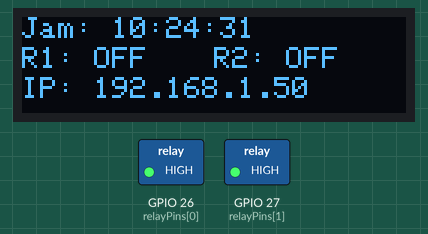
Recording of a sketch running on a simulated ESP32. Shown: 128×32 one-colour display, switched loads named in the sketch (green lamp = pin HIGH). WiFi joins after 1.5 s; servers stay silent unless stated; network time is answered at once with the bench clock; the local clock reads 2024-03-15 10:24:30 at power-on unless the sketch sets it; EEPROM starts erased; what the sketch prints to the serial monitor is not drawn.

Above: at 1.6 s.
At 5.7 s:
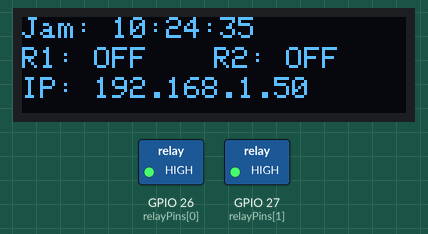
At 10.8 s:
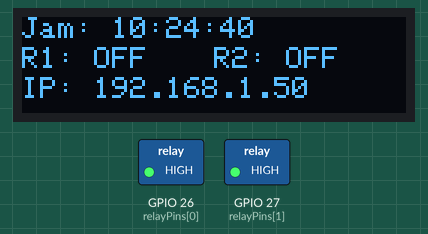
At 19.9 s:
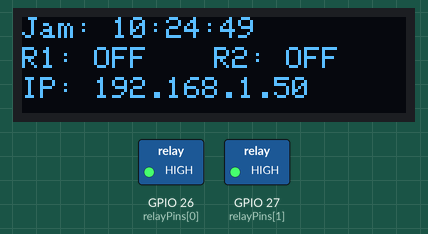
At 29.0 s:
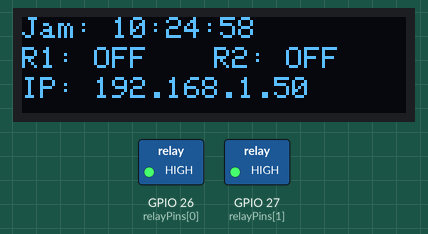
At 38.1 s:
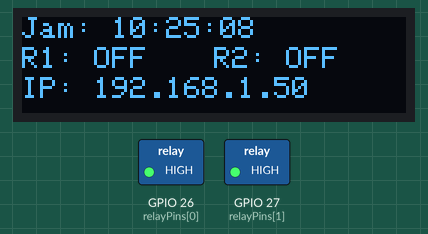

The sketch:

relay_web_control___oled_v1.ino
```cpp
//By: Zahid
//instagram: mochskiz
//relay in 1 pin : gpio 26
//relay in 2 pin : gpio 27
//sda oled : gpio 21
//scl oled : gpio 22

#include <WiFi.h>
#include <AsyncTCP.h>
#include <ESPAsyncWebServer.h>
#include <NTPClient.h>
#include <WiFiUdp.h>
#include <EEPROM.h>
#include <Wire.h>
#include <Adafruit_GFX.h>
#include <Adafruit_SSD1306.h>

#define SCREEN_WIDTH 128
#define SCREEN_HEIGHT 32
#define OLED_RESET -1
Adafruit_SSD1306 display(SCREEN_WIDTH, SCREEN_HEIGHT, &Wire, OLED_RESET);

#define EEPROM_SIZE 32

const char* ssid = "NAMA_WIFI_KAMU"; //ganti dengan anama dan password wifi yang ingin di hubungkan
const char* password = "PASSWORD_WIFI_KAMU";

const int relayPins[2] = {26, 27};

WiFiUDP ntpUDP;
NTPClient timeClient(ntpUDP, "pool.ntp.org", 25200); // WIB (UTC+7)
AsyncWebServer server(80);

bool manualMode[2] = {false, false};
bool relayState[2] = {false, false};
int onHour[2], onMinute[2], onSecond[2];
int offHour[2], offMinute[2], offSecond[2];

void setupRelayPins() {
  for (int i = 0; i < 2; i++) {
    pinMode(relayPins[i], OUTPUT);
    digitalWrite(relayPins[i], HIGH); // Aktif LOW
  }
}

void loadSettings() {
  EEPROM.begin(EEPROM_SIZE);
  for (int i = 0; i < 2; i++) {
    onHour[i] = EEPROM.read(i * 6);
    onMinute[i] = EEPROM.read(i * 6 + 1);
    onSecond[i] = EEPROM.read(i * 6 + 2);
    offHour[i] = EEPROM.read(i * 6 + 3);
    offMinute[i] = EEPROM.read(i * 6 + 4);
    offSecond[i] = EEPROM.read(i * 6 + 5);
  }
  EEPROM.end();
}

void saveSettings() {
  EEPROM.begin(EEPROM_SIZE);
  for (int i = 0; i < 2; i++) {
    EEPROM.write(i * 6, onHour[i]);
    EEPROM.write(i * 6 + 1, onMinute[i]);
    EEPROM.write(i * 6 + 2, onSecond[i]);
    EEPROM.write(i * 6 + 3, offHour[i]);
    EEPROM.write(i * 6 + 4, offMinute[i]);
    EEPROM.write(i * 6 + 5, offSecond[i]);
  }
  EEPROM.commit();
  EEPROM.end();
}

void displayStatus() {
  display.clearDisplay();
  display.setTextSize(1);
  display.setTextColor(SSD1306_WHITE);

  display.setCursor(0, 0);
  display.print("Jam: ");
  display.print(timeClient.getFormattedTime());

  display.setCursor(0, 10);
  display.print("R1: ");
  display.print(relayState[0] ? "ON " : "OFF");

  display.setCursor(64, 10);
  display.print("R2: ");
  display.print(relayState[1] ? "ON" : "OFF");

  display.setCursor(0, 20);
  display.print("IP: ");
  display.print(WiFi.localIP());

  display.display();
}

String htmlPage() {
  String html = R"rawliteral(
<!DOCTYPE html>
<html>
<head>
  <meta name='viewport' content='width=device-width, initial-scale=1'>
  <style>
    body { font-family: sans-serif; background: #f4f4f4; text-align: center; }
    .card { background: white; padding: 20px; margin: 20px auto; width: 300px; border-radius: 10px; box-shadow: 0 0 10px #aaa; }
    button { padding: 10px 20px; margin: 5px; border-radius: 5px; border: none; }
    .on { background: #4CAF50; color: white; }
    .off { background: #f44336; color: white; }
  </style>
</head>
<body>
  <h2>Kontrol Relay</h2>
  %RELAY_CARDS%
  <form action='/set' method='get'>
    <h3>Atur Jadwal Relay</h3>
    Relay:
    <select name='ch'>
      <option value='0'>Relay 1</option>
      <option value='1'>Relay 2</option>
    </select><br>
    Nyala (Hour:Min:Sec):
    <input type='number' name='on_hour' min='0' max='23' placeholder="Jam"> :
    <input type='number' name='on_minute' min='0' max='59' placeholder="Menit"> :
    <input type='number' name='on_second' min='0' max='59' placeholder="Detik"><br>
    Mati (Hour:Min:Sec):
    <input type='number' name='off_hour' min='0' max='23' placeholder="Jam"> :
    <input type='number' name='off_minute' min='0' max='59' placeholder="Menit"> :
    <input type='number' name='off_second' min='0' max='59' placeholder="Detik"><br>
    <input type='submit' value='Simpan'>
  </form>
</body>
</html>
)rawliteral";

  String cards = "";
  for (int i = 0; i < 2; i++) {
    cards += "<div class='card'>";
    cards += "<h3>Relay " + String(i + 1) + "</h3>";
    cards += "Status sekarang: <strong>" + String(relayState[i] ? "ON" : "OFF") + "</strong><br>";
    cards += "Mode: " + String(manualMode[i] ? "Manual" : "Otomatis") + "<br>";
    cards += "Nyala: " + String(onHour[i]) + ":" + String(onMinute[i]) + ":" + String(onSecond[i]) + "<br>";
    cards += "Mati: " + String(offHour[i]) + ":" + String(offMinute[i]) + ":" + String(offSecond[i]) + "<br>";
    cards += "<a href='/toggle?ch=" + String(i) + "'><button class='" + String(relayState[i] ? "off" : "on") + "'>TOGGLE</button></a>";
    cards += "<a href='/mode?ch=" + String(i) + "'><button>Switch Mode</button></a>";
    cards += "</div>";
  }

  html.replace("%RELAY_CARDS%", cards);
  return html;
}

void setupServer() {
  server.on("/", HTTP_GET, [](AsyncWebServerRequest *request){
    request->send(200, "text/html", htmlPage());
  });

  server.on("/toggle", HTTP_GET, [](AsyncWebServerRequest *request){
    int ch = request->getParam("ch")->value().toInt();
    if (manualMode[ch]) {
      relayState[ch] = !relayState[ch];
      digitalWrite(relayPins[ch], relayState[ch] ? LOW : HIGH);
    }
    request->redirect("/");
  });

  server.on("/mode", HTTP_GET, [](AsyncWebServerRequest *request){
    int ch = request->getParam("ch")->value().toInt();
    manualMode[ch] = !manualMode[ch];
    request->redirect("/");
  });

  server.on("/set", HTTP_GET, [](AsyncWebServerRequest *request){
    int ch = request->getParam("ch")->value().toInt();
    onHour[ch] = request->getParam("on_hour")->value().toInt();
    onMinute[ch] = request->getParam("on_minute")->value().toInt();
    onSecond[ch] = request->getParam("on_second")->value().toInt();
    offHour[ch] = request->getParam("off_hour")->value().toInt();
    offMinute[ch] = request->getParam("off_minute")->value().toInt();
    offSecond[ch] = request->getParam("off_second")->value().toInt();
    saveSettings();
    request->redirect("/");
  });

  server.begin();
}

void setupWiFiClient() {
  WiFi.begin(ssid, password);
  Serial.print("Menyambung ke WiFi");
  while (WiFi.status() != WL_CONNECTED) {
    delay(500);
    Serial.print(".");
  }
  Serial.println("\nWiFi terhubung!");
  Serial.print("IP Address: ");
  Serial.println(WiFi.localIP());
}

void setupOLED() {
  if (!display.begin(SSD1306_SWITCHCAPVCC, 0x3C)) {
    Serial.println(F("OLED tidak ditemukan!"));
    for (;;);
  }
  display.clearDisplay();
  display.display();
}

void setup() {
  Serial.begin(115200);
  setupRelayPins();
  setupWiFiClient();
  setupOLED();

  timeClient.begin();
  loadSettings();
  setupServer();
}

void loop() {
  timeClient.update();
  int hourNow = timeClient.getHours();
  int minuteNow = timeClient.getMinutes();
  int secondNow = timeClient.getSeconds();

  for (int i = 0; i < 2; i++) {
    if (!manualMode[i]) {
      bool on = (hourNow == onHour[i] && minuteNow == onMinute[i] && secondNow == onSecond[i]);
      bool off = (hourNow == offHour[i] && minuteNow == offMinute[i] && secondNow == offSecond[i]);
      if (on) {
        relayState[i] = true;
        digitalWrite(relayPins[i], LOW); // Relay ON
      }
      if (off) {
        relayState[i] = false;
        digitalWrite(relayPins[i], HIGH); // Relay OFF
      }
    }
  }

  displayStatus();
  delay(1000);
}
```

Measured:
- what the display in image 0 shows lasts 1.0 s, from 1.6 s to 2.6 s
